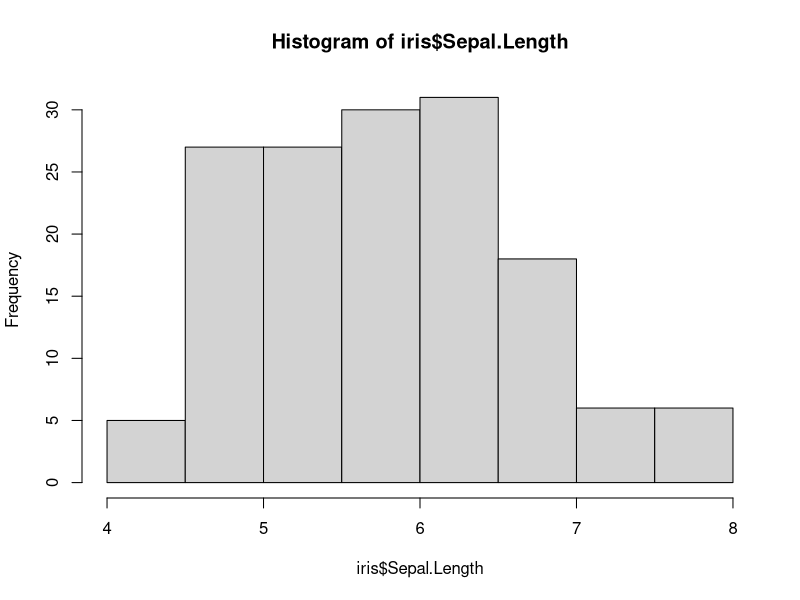
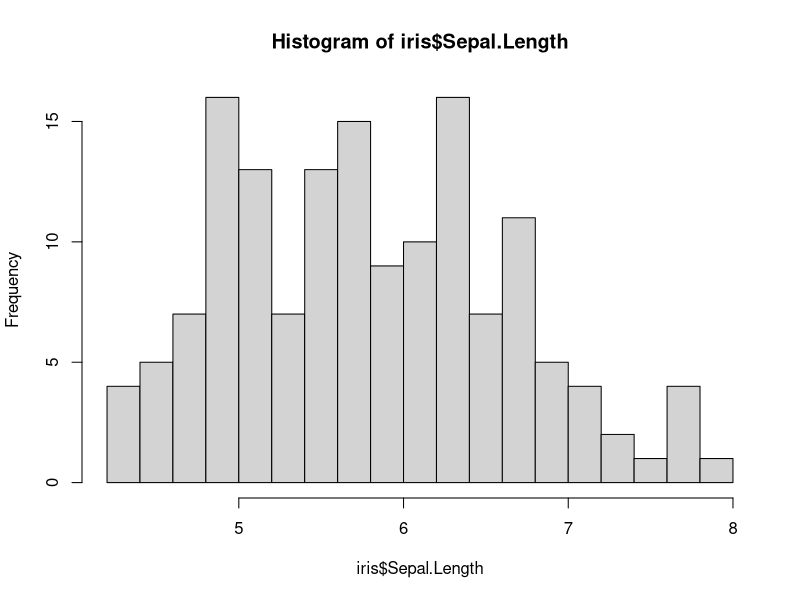
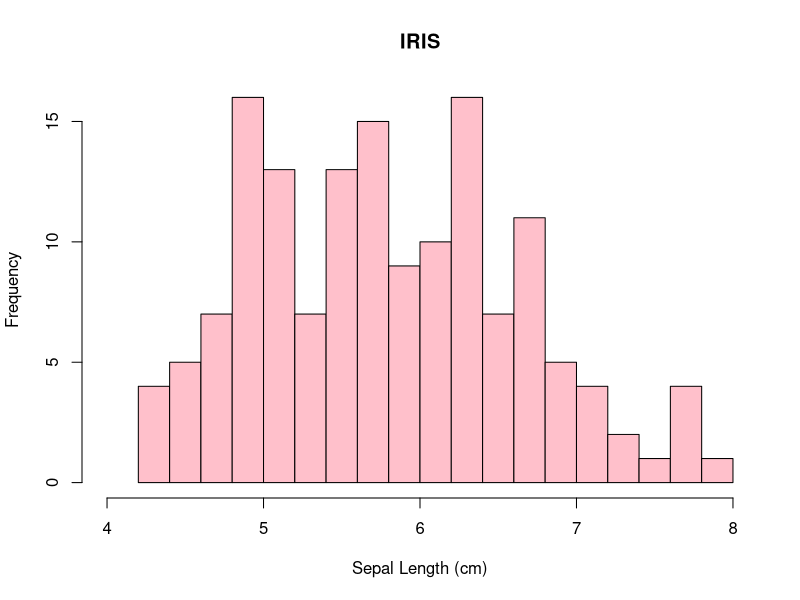
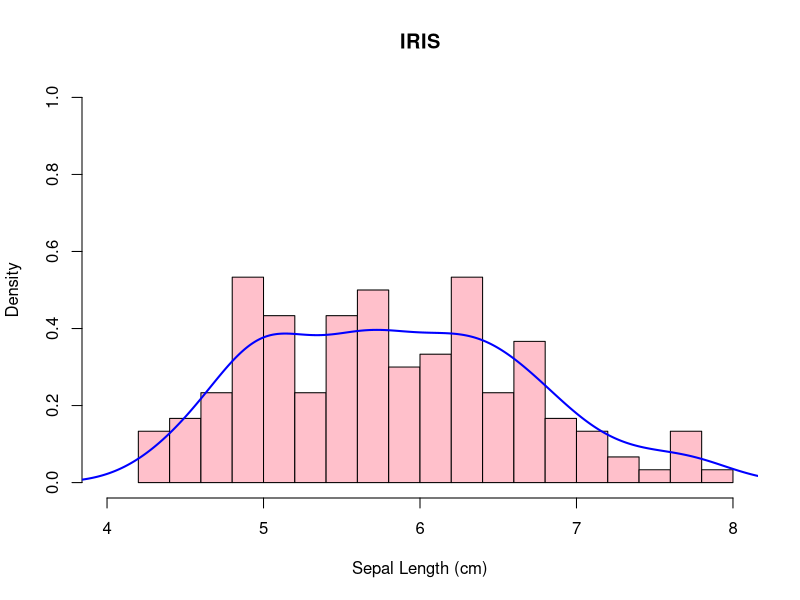
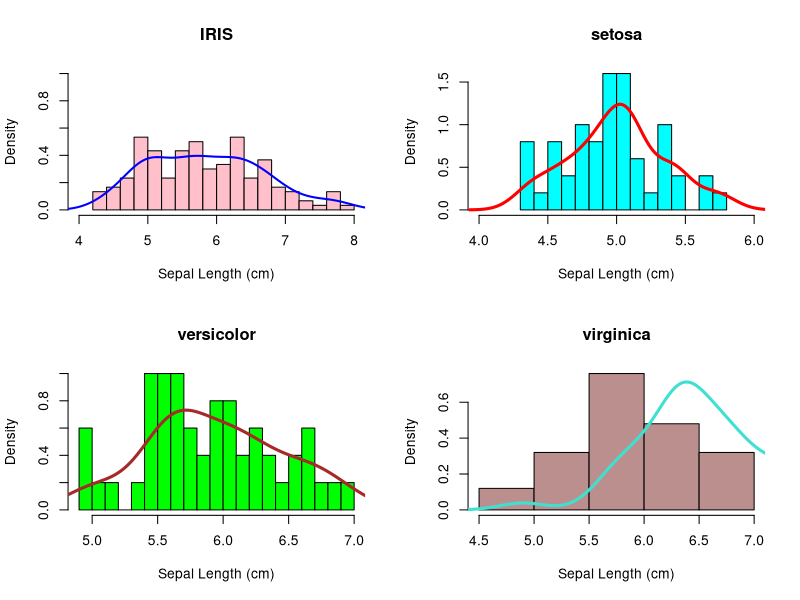

Generate these figures, in order, with R:
## ---- chunk 1
str(iris)

## ---- chunk 2
levels(iris$Species)
## ---- chunk 3
table(iris$Species)

## ---- chunk 4
summary(iris) # descriptive, with a five point summary
#?hist # to know the various arguments hist() can take
hist(iris$Sepal.Length)

## ---- chunk 5
hist(iris$Sepal.Length, breaks = 20)

## ---- chunk 6
hist(iris$Sepal.Length, breaks = 20, xlim = c(4, 8), col = "pink", xlab = "Sepal Length (cm)", 
     main = "IRIS")

## ---- chunk 7
hist(iris$Sepal.Length, breaks = 20, probability = T, xlim = c(4, 8), ylim = c(0.0, 1.0), col = "pink", xlab = "Sepal Length (cm)", main = "IRIS")
lines(density(iris$Sepal.Length), col = "blue", lwd = 2)
## ---- chunk 8
par("mfrow")
## ---- chunk 9
par(mfrow = c(2, 2))

hist(iris$Sepal.Length, breaks = 20, probability = T, xlim = c(4, 8), ylim = c(0.0, 1.0), 
     col = "pink", xlab = "Sepal Length (cm)", main = "IRIS")
lines(density(iris$Sepal.Length), col = "blue", lwd = 2)

hist(iris[iris$Species == "setosa",]$Sepal.Length, breaks = 15, prob = T, xlim = c(4 , 6), 
     col = "cyan", main = "setosa", xlab = "Sepal Length (cm)")
lines(density(iris[iris$Species == "setosa",]$Sepal.Length), col = "red", lwd = 3)

hist(iris[iris$Species == "versicolor",]$Sepal.Length, breaks = 15, prob = T, 
     col = "green", main = "versicolor", xlab = "Sepal Length (cm)")
lines(density(iris[iris$Species == "versicolor",]$Sepal.Length), col = "brown", lwd = 3)

hist(iris[iris$Species == "versicolor",]$Sepal.Length, prob = T, col = "rosybrown", 
     main = "virginica", xlab = "Sepal Length (cm)")
lines(density(iris[iris$Species == "virginica",]$Sepal.Length), col = "turquoise", lwd = 3)
